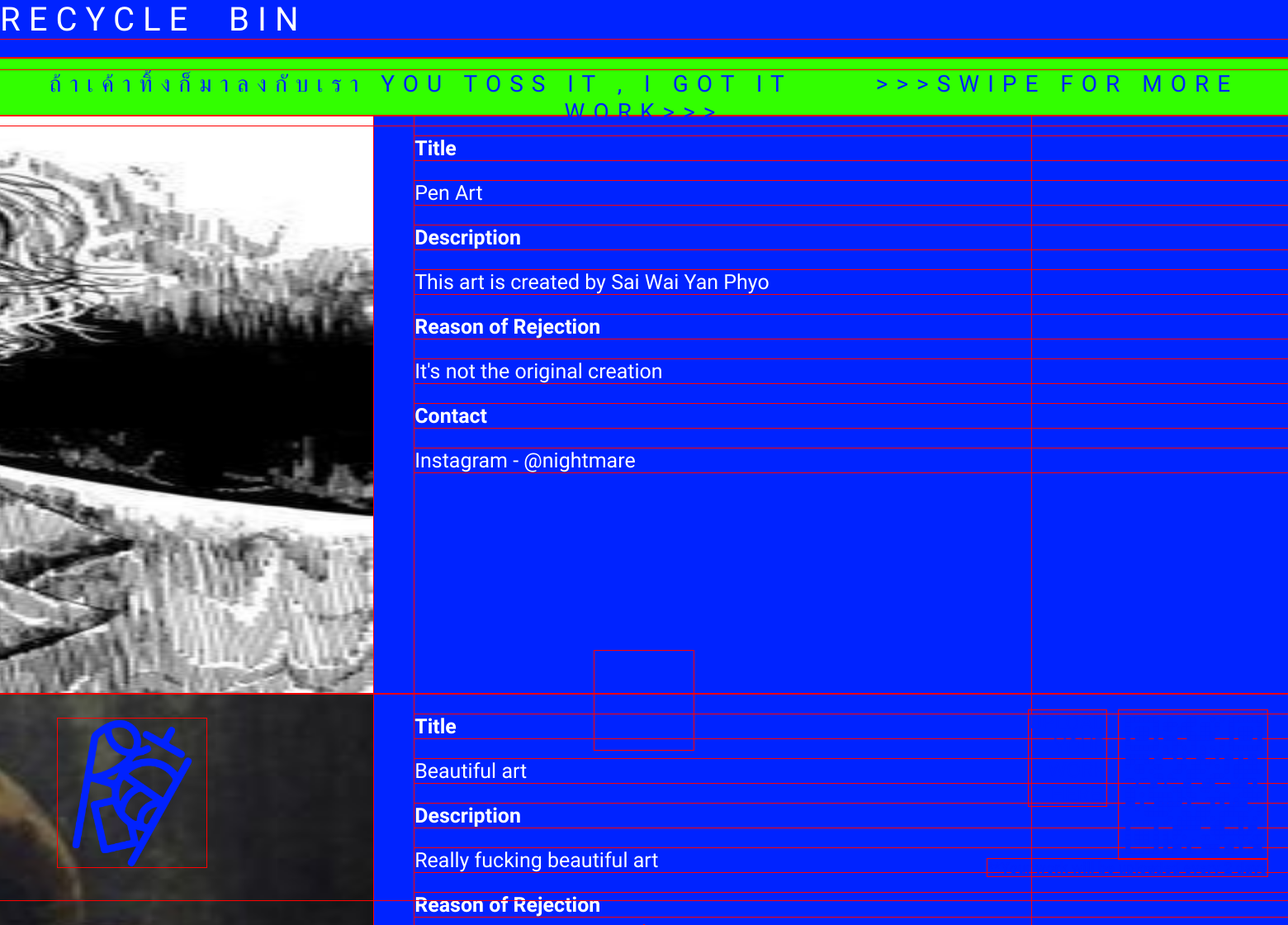
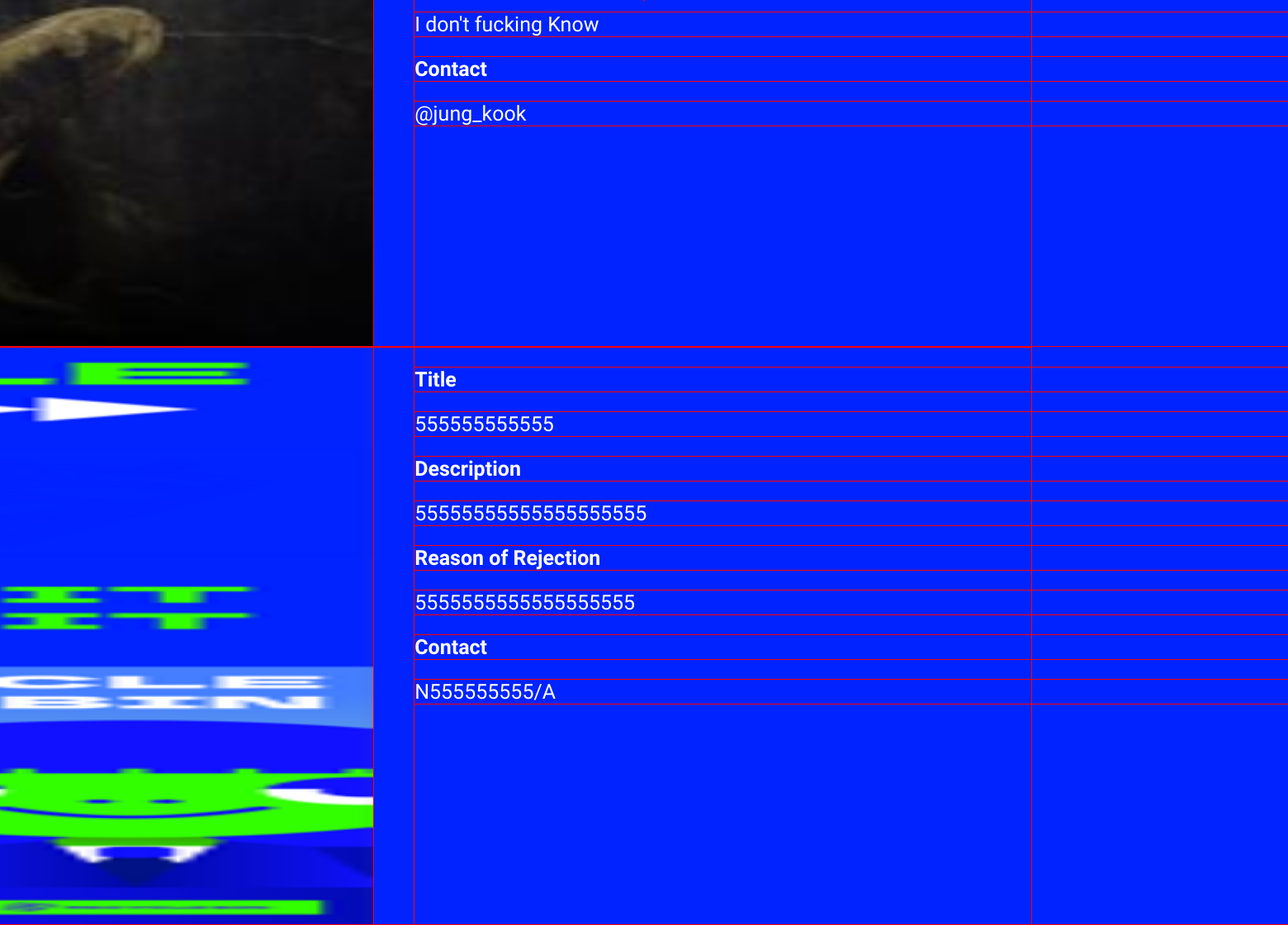
The page / on the database its author committed (2 pictures, top to bottom).
### Arts/models.py (models this page shows, shortened)
class Info(models.Model):  # Changed model name to 'Info' with an uppercase 'I'
    upload = models.ForeignKey(Upload, related_name='uploaded_info', on_delete=models.CASCADE)
    Title = models.CharField(max_length=225)
    description = models.TextField(blank=True, null=False)
    reason_of_rejection = models.TextField(blank=True, null=False)
    Contact = models.CharField(max_length=225, default='N/A')
    image = models.ImageField(upload_to='upload_images', blank=True, null=False)  # Fixed field name 'imgae'
    likes = models.PositiveIntegerField(default=0)
    created_by = models.ForeignKey(User, related_name='uploaded_info', on_delete=models.CASCADE)
    created_at = models.DateTimeField(auto_now_add=True)

### core/views.py (the view)
# urls.py: path('', index, name='index'),
def index(request):
    uploads = Upload.objects.all()
    info_objects = Info.objects.all()
    return render(request, 'core/index.html',{
        'uploads':uploads,
        'info_objects':info_objects,
    })

### core/templates/core/index.html (shortened to what this page needs)
{% load static %}
<!doctype html>
<html>
<head>
	 <link rel="stylesheet" href="{% static 'core/style.css' %}">
	<link
  rel="stylesheet"
  href="https://cdn.jsdelivr.net/npm/swiper@10/swiper-bundle.min.css"
/>
</head>
<body>
	<div class="box1" style="height: 70px; width: 100%;"><marquee>RECYCLE BIN</marquee></div>
	<div class="box2" style="height: 70px; width: 100%;"><div class="text2"><marquee> ถ้าเค้าทิ้งก็มาลงกับเรา YOU TOSS IT , I GOT IT &nbsp;&nbsp;&nbsp;&nbsp; >>>SWIPE FOR MORE WORK>>> </marquee></div></div>
	<div class="box3">
    <div class="swiper-container">
        <ul class="swiper-wrapper">
            {% for info_object in info_objects %}
            <li class="swiper-slide">
              <div class="profile">
                <img style="height: 700px; width: 1920px;" src="{{ info_object.image.url }}" alt="img">
                <div class="description-info">
                  <div class="profile-title">
                    <h3>Title</h3>
                    <p>{{ info_object.Title }}</p>
                  </div>
                  <div class="profile-description">
                    <h3>Description</h3>
                    <p>{{ info_object.description }}</p>
                  </div>
                  <div class="profile-rej">
                    <h3>Reason of Rejection</h3>
                    <p>{{ info_object.reason_of_rejection }}</p>
                  </div>
                  <div class="profile-cont">
                    <h3>Contact</h3>
                    <p>{{ info_object.Contact }}</p>
                  </div>
                </div>
              </div>
                <div class="bttn">
                    <button type="button" class="button-74" role="button" onClick="onClick({{ info_object.id }})">LIKE
                        <span class="heart heart-active"></span>
                    </button>
                </div>
            </li>
            {% endfor %}
        </ul>
    </div>
		</div>
	<div class="box4">
		<div class="logo">
		<img src="{% static 'core/images/1x/logo9.png' %}" width="100%" height="100%"></div>
		<div class="qr"><img src="{% static 'core/images/bin.PNG' %}" width="100%" height="100%"></div>
		<div class="upload">UPLOAD<br>YOUR<br>WORK<br>HERE!</div>
		<div class="upload2">**Your work will be uploaded every 2 days</div>
	</div>
</body>
</html>

### core/static/core/style.css (style rules this page uses)
.heart.heart-active { animation: animate .8s steps(28) 1; background-position: right; }

### core/templates/core/index.html (style rules this page uses)
* { outline: 1px solid red; }
.profile { display: flex; align-items: center; align-content: center; justify-content: center; background-color: #0023FF; }
.description-info { margin-left: 50px; height: 700px; width: 1920px; text-align: left; }
.description-info h3, .description-info p { font-size: 25px; color: white; }
.description-info p { font-weight: 300; }
.box1 { background-color: #0023FF; height: 70px; font-size: 40px; font-family: 'Dela Gothic One', cursive; color: #FFFFFF; word-spacing: 20px; letter-spacing: 10px; }
.box2 { background-color: #32FF00; height:1000px; }
.text2 { font-family: 'Fahkwang', sans-serif; font-size: 28px; text-align: center; position: absolute; top:85px; color: #0023FF; width: 100%; word-spacing: 0px; letter-spacing: 10px; }
html, body { position: relative; height: 100%; }
body { overflow: hidden; background: #eee; font-family: Helvetica Neue, Helvetica, Arial, sans-serif; font-size: 14px; color:#000; margin: 0; padding: 0; }
.swiper-container { width: 100%; height: 100%; font-size: 100px; font-family: 'Dela Gothic One', cursive; color: #3F0BFC; }
.swiper-wrapper { padding-left: initial; margin: 0; }
.swiper-slide { text-align: center; font-size: 18px; background: #fff; width: 80%; border-right: 1px solid #0023FF; display: -webkit-box; display: -ms-flexbox; display: -webkit-flex; display: flex; -webkit-box-pack: center; -ms-flex-pack: center; -webkit-justify-content: center; justify-content: center; -webkit-box-align: center; -ms-flex-align: center; -webkit-align-items: center; align-items: center; }
.box3 { height: 700px; width: 100%; background-color: #32FF00; font-family: 'Dela Gothic One', cursive; }
.box4 { height: 250px; width: 100%; background-color: #32FF00; }
.upload { color: #0023FF; font-family: 'Dela Gothic One', cursive; position: absolute; text-align: right; top:860px; right: 220px; font-size: 25px; }
.upload2 { color: #0122FE; font-family: 'Fahkwang', sans-serif; position: absolute; top:1040px; right: 25px; font-size: 18px; font-weight: bold; }
.logo { height: 180px; width: 180px; position:absolute; top:870px; left:70px }
.qr { height: 180px; width: 180px; position: absolute; top:860px; right:25px; }
.button-74 { background-color: #fff; border: 2px solid #0023FF; border-radius: 30px; box-shadow: #0122FE 4px 4px 0 0; color:#0122FE; cursor: pointer; display: inline-block; font-family: 'Dela Gothic One', cursive; font-weight: 600; font-size: 18px; padding: 0 18px; line-height: 50px; text-align: center; text-decoration: none; user-select: none; -webkit-user-select: none; touch-action: manipulation; }
@media (min-width: 768px) { .button-74 { min-width: 120px; padding: 0 25px; } }

### rows shown on the page
Info: image (picture), Title "Pen Art", description "This art is created by Sai Wai Yan Phyo", reason_of_rejection "It's not the original creation", Contact "Instagram - @nightmare"
Info: image (picture), Title "Beautiful art", description "Really fucking beautiful art", reason_of_rejection "I don't fucking Know", Contact "@jung_kook"
Info: image (picture), Title "555555555555", description "55555555555555555555", reason_of_rejection "5555555555555555555", Contact "N555555555/A"
